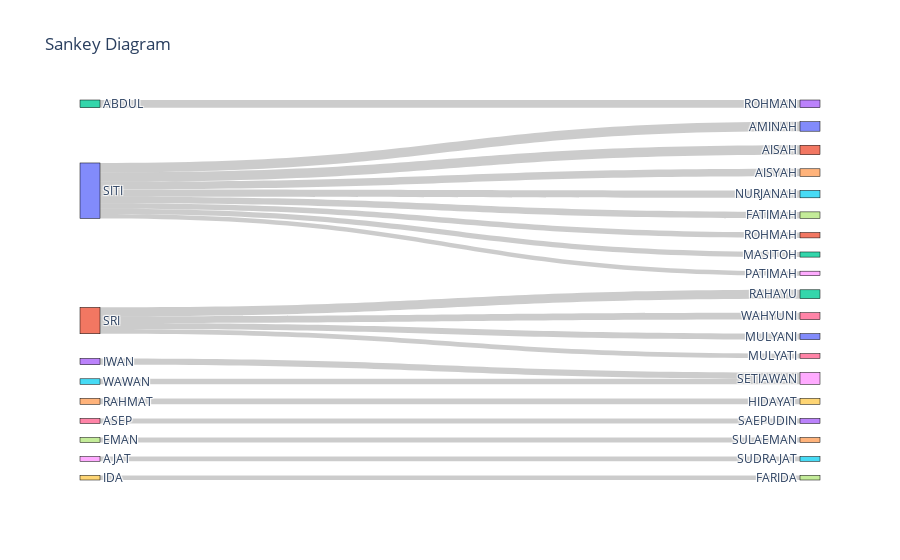

The cell this chart's notebook holds for it:
### Code cell
import plotly.graph_objects as go
import pandas as pd

# Sample DataFrame
sample_df = pd.DataFrame({
    'source': ['Node A', 'Node A', 'Node B', 'Node C', 'Node C'],
    'target': ['Node B', 'Node C', 'Node D', 'Node E', 'Node F'],
    'value': [10, 5, 15, 8, 12]
})

# Define nodes and links
nodes = pd.unique(name_nodes_df_filtered[['source', 'target']].values.ravel('K'))
links = name_nodes_df_filtered[['source', 'target', 'value']]

# Create Sankey diagram
fig = go.Figure(data=[go.Sankey(
    node=dict(
        pad=15,
        thickness=20,
        line=dict(color='black', width=0.5),
        label=nodes
    ),
    link=dict(
        source=links['source'].map(lambda x: nodes.tolist().index(x)),
        target=links['target'].map(lambda x: nodes.tolist().index(x)),
        value=links['value']
    )
)])

# Customize the appearance of the diagram
fig.update_layout(title_text='Sankey Diagram', font=dict(size=12))

# Show the plot
fig.show()

### Figure 1 — Plotly figure (JSON) as saved in the notebook; plotly's stock layout.template omitted (floating-point values rounded to 4 significant figures)
{"data": [{"link": {"source": [0, 0, 1, 2, 0, 0, 1, 0, 3, 4, 1, 5, 0, 0, 6, 7, 8, 1, 9, 0], "target": [10, 11, 12, 13, 14, 15, 16, 17, 18, 19, 20, 18, 21, 22, 23, 24, 25, 26, 27, 28], "value": [22503, 22474, 21051, 18251, 18048, 17549, 16400, 15591, 15022, 14219, 14018, 13130, 12835, 12193, 11969, 11802, 11371, 11326, 10926, 10827]}, "node": {"label": ["SITI", "SRI", "ABDUL", "IWAN", "RAHMAT", "WAWAN", "ASEP", "EMAN", "AJAT", "IDA", "AMINAH", "AISAH", "RAHAYU", "ROHMAN", "AISYAH", "NURJANAH", "WAHYUNI", "FATIMAH", "SETIAWAN", "HIDAYAT", "MULYANI", "ROHMAH", "MASITOH", "SAEPUDIN", "SULAEMAN", "SUDRAJAT", "MULYATI", "FARIDA", "PATIMAH"], "line": {"color": "black", "width": 0.5}, "pad": 15, "thickness": 20}, "type": "sankey"}], "layout": {"font": {"size": 12}, "title": {"text": "Sankey Diagram"}}}
